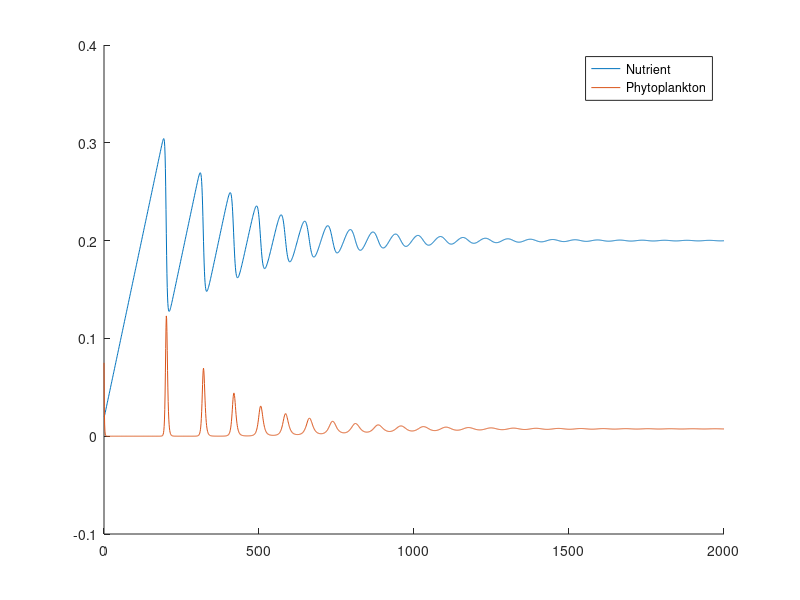

The MATLAB source for this figure:
function lotka_volterra()
    X0 = [5e-2 5e-4]';
    Xeq = [0.1 / 1 7.5e-3 * 1 / (1 * 0.1)]
    
    function dx = rhs(~, x)
        N = x(1);
        P = x(2);
        I = 7.5e-4 * 1 / 0.1;
        dN = I - 1 * N * P;
        dP = 1 * N * P - 1 * P;
        dx = [dN; dP];
    end

    [t, X] = ode45(@(t,x) rhs(t, x), 0:2000, Xeq.');
    n = X(:,1);
    p = X(:,2);
    hold on;
    plot(t, n / 5, 'DisplayName', 'Nutrient');
    plot(t, p, 'DisplayName', 'Phytoplankton');
    legend();
    hold off;
    % ylim([min(min(N),min(P)) max(max(N),max(P))]);
end
